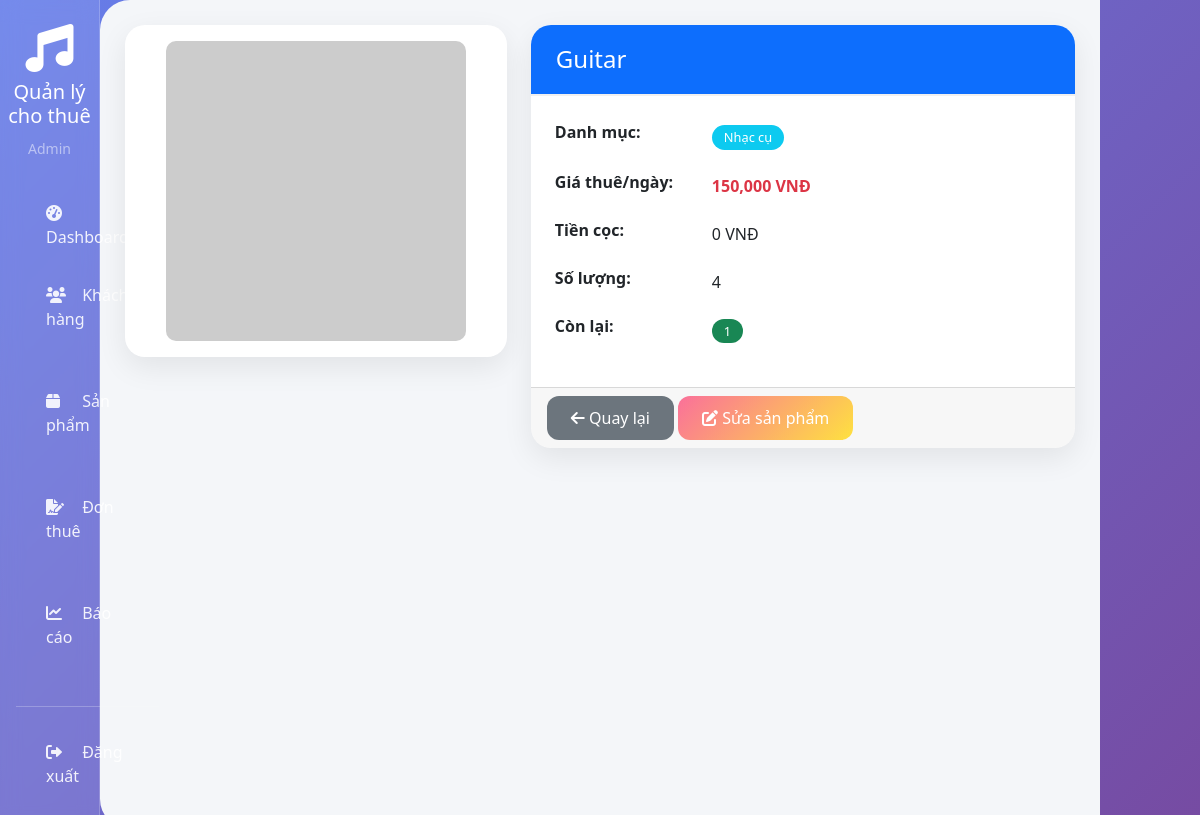
Page /product-detail/1 (signed in) on the earlier database version.
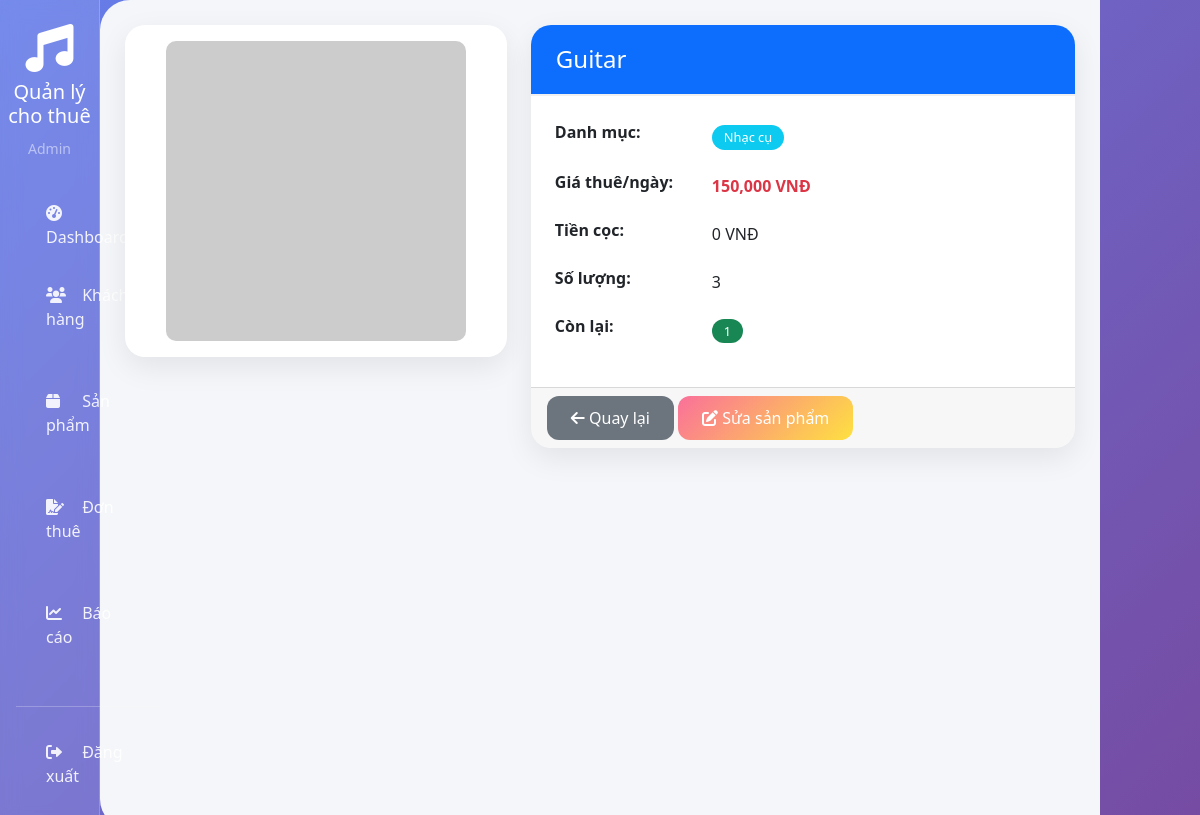
Same page on the later database version.
### models.py (models this page shows)
class Product(db.Model):
    id = db.Column(db.Integer, primary_key=True)
    name = db.Column(db.String(100), nullable=False)
    category = db.Column(db.String(50), nullable=False)
    description = db.Column(db.Text)
    price_per_day = db.Column(db.Float, nullable=False)
    deposit = db.Column(db.Float, nullable=True, default=0)
    quantity = db.Column(db.Integer, default=1)
    available_quantity = db.Column(db.Integer, default=1)
    image_url = db.Column(db.String(200))
    status = db.Column(db.String(20), default='active')  # active, inactive
    created_at = db.Column(db.DateTime, default=datetime.utcnow)
    rentals = db.relationship('Rental', backref='product', lazy=True)

### app.py (the view)
@app.route('/product-detail/<int:id>')
@login_required
def product_detail(id):
    product = Product.query.get_or_404(id)
    return render_template('product_detail.html', product=product)

### app.py (called while the page is built)
@login_manager.user_loader
def load_user(user_id):
    return Admin.query.get(int(user_id))

### templates/product_detail.html (shortened to what this page needs)
{% extends "base.html" %}
{% block content %}
<div class="row">
    <div class="col-md-5">
        <div class="card">
            <div class="card-body text-center">
                {% if product.image_url %}
                    <img src="{{ product.image_url }}" alt="{{ product.name }}"
                         style="width: 100%; max-width: 300px; height: auto; border-radius: 10px;"
                         onerror="this.src='https://via.placeholder.com/300x300?text=No+Image'">
                {% else %}
                    <img src="https://via.placeholder.com/300x300?text=No+Image"
                         alt="No image" style="width: 100%; max-width: 300px; height: auto; border-radius: 10px;">
                {% endif %}
            </div>
        </div>
    </div>
    <div class="col-md-7">
        <div class="card">
            <div class="card-header bg-primary text-white">
                <h4 class="mb-0">{{ product.name }}</h4>
            </div>
            <div class="card-body">
                <table class="table table-borderless">
                    <tr>
                        <th style="width: 150px">Danh mục:</th>
                        <td><span class="badge bg-info">{{ product.category }}</span></td>
                    </tr>
                    <tr>
                        <th>Giá thuê/ngày:</th>
                        <td class="text-danger fw-bold">{{ "{:,.0f}".format(product.price_per_day) }} VNĐ</td>
                    </tr>
                    <tr>
                        <th>Tiền cọc:</th>
                        <td>{{ "{:,.0f}".format(product.deposit) }} VNĐ</td>
                    </tr>
                    <tr>
                        <th>Số lượng:</th>
                        <td>{{ product.quantity }}</td>
                    </tr>
                    <tr>
                        <th>Còn lại:</th>
                        <td>
                            {% if product.available_quantity > 0 %}
                                <span class="badge bg-success">{{ product.available_quantity }}</span>
                            {% else %}
                                <span class="badge bg-danger">Hết hàng</span>
                            {% endif %}
                        </td>
                    </tr>
                </table>
            </div>
            <div class="card-footer">
                <a href="{{ url_for('products') }}" class="btn btn-secondary">
                    <i class="fas fa-arrow-left"></i> Quay lại
                </a>
                <a href="{{ url_for('edit_product', id=product.id) }}" class="btn btn-warning">
                    <i class="fas fa-edit"></i> Sửa sản phẩm
                </a>
            </div>
        </div>
    </div>
</div>
{% endblock %}

Differences in the rows shown:
changed Product "Guitar": quantity "4" → "3"
